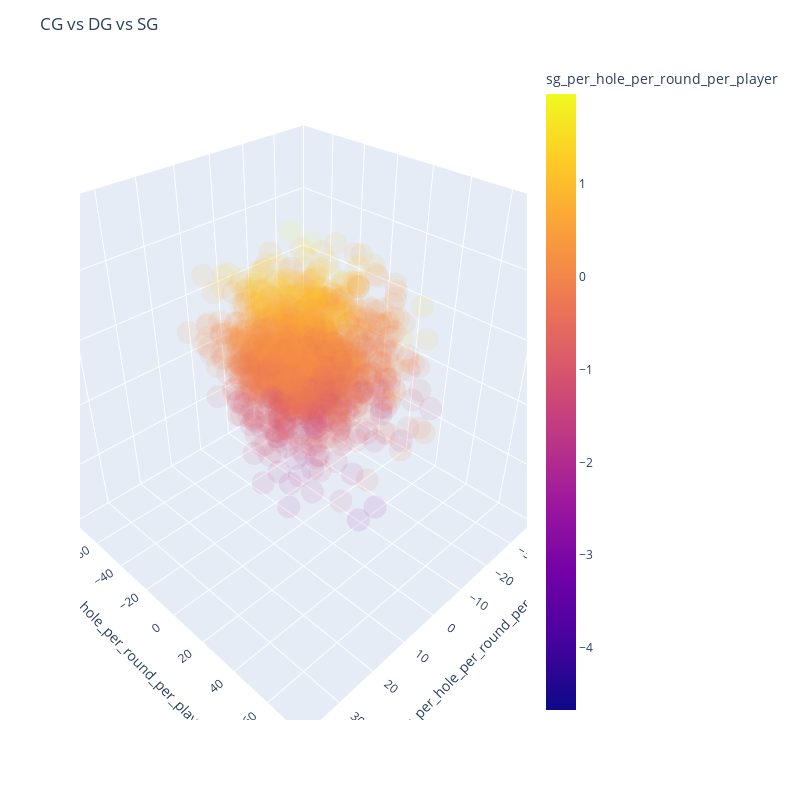

Notebook cell for this chart:
### Code cell
fig = px.scatter_3d(driving_data, 
                    x='cg_per_hole_per_round_per_player', 
                    y='Dg_per_hole_per_round_per_player', 
                    z='sg_per_hole_per_round_per_player', 
                    color='sg_per_hole_per_round_per_player',
                    opacity=0.1)

fig.update_layout(width=800, height=800, title = 'CG vs DG vs SG')

fig.update_scenes(
    xaxis=dict(range=[-40, 40]),
)

fig.update_scenes(
    yaxis=dict(range=[-80,80]),
)

fig.update_scenes(
    zaxis=dict(range=[-3, 2]),
)

fig.show()

### Figure 1 — Plotly figure (JSON) as saved in the notebook; plotly's stock layout.template omitted (floating-point values rounded to 4 significant figures; data arrays with more than 128 entries replaced by an {"elided": "..."} marker saying what was removed)
{"data": [{"hovertemplate": "cg_per_hole_per_round_per_player=%{x}<br>Dg_per_hole_per_round_per_player=%{y}<br>sg_per_hole_per_round_per_player=%{marker.color}<extra></extra>", "legendgroup": "", "marker": {"color": {"elided": "1678 float values"}, "coloraxis": "coloraxis", "opacity": 0.1, "symbol": "circle"}, "mode": "markers", "name": "", "scene": "scene", "showlegend": false, "type": "scatter3d", "x": {"elided": "1678 float values"}, "y": {"elided": "1678 float values"}, "z": {"elided": "1678 float values"}}], "layout": {"coloraxis": {"colorbar": {"title": {"text": "sg_per_hole_per_round_per_player"}}, "colorscale": [[0, "#0d0887"], [0.1111, "#46039f"], [0.2222, "#7201a8"], [0.3333, "#9c179e"], [0.4444, "#bd3786"], [0.5556, "#d8576b"], [0.6667, "#ed7953"], [0.7778, "#fb9f3a"], [0.8889, "#fdca26"], [1, "#f0f921"]]}, "height": 800, "legend": {"tracegroupgap": 0}, "margin": {"t": 60}, "scene": {"domain": {"x": [0, 1], "y": [0, 1]}, "xaxis": {"range": [-40, 40], "title": {"text": "cg_per_hole_per_round_per_player"}}, "yaxis": {"range": [-80, 80], "title": {"text": "Dg_per_hole_per_round_per_player"}}, "zaxis": {"range": [-3, 2], "title": {"text": "sg_per_hole_per_round_per_player"}}}, "title": {"text": "CG vs DG vs SG"}, "width": 800}}
